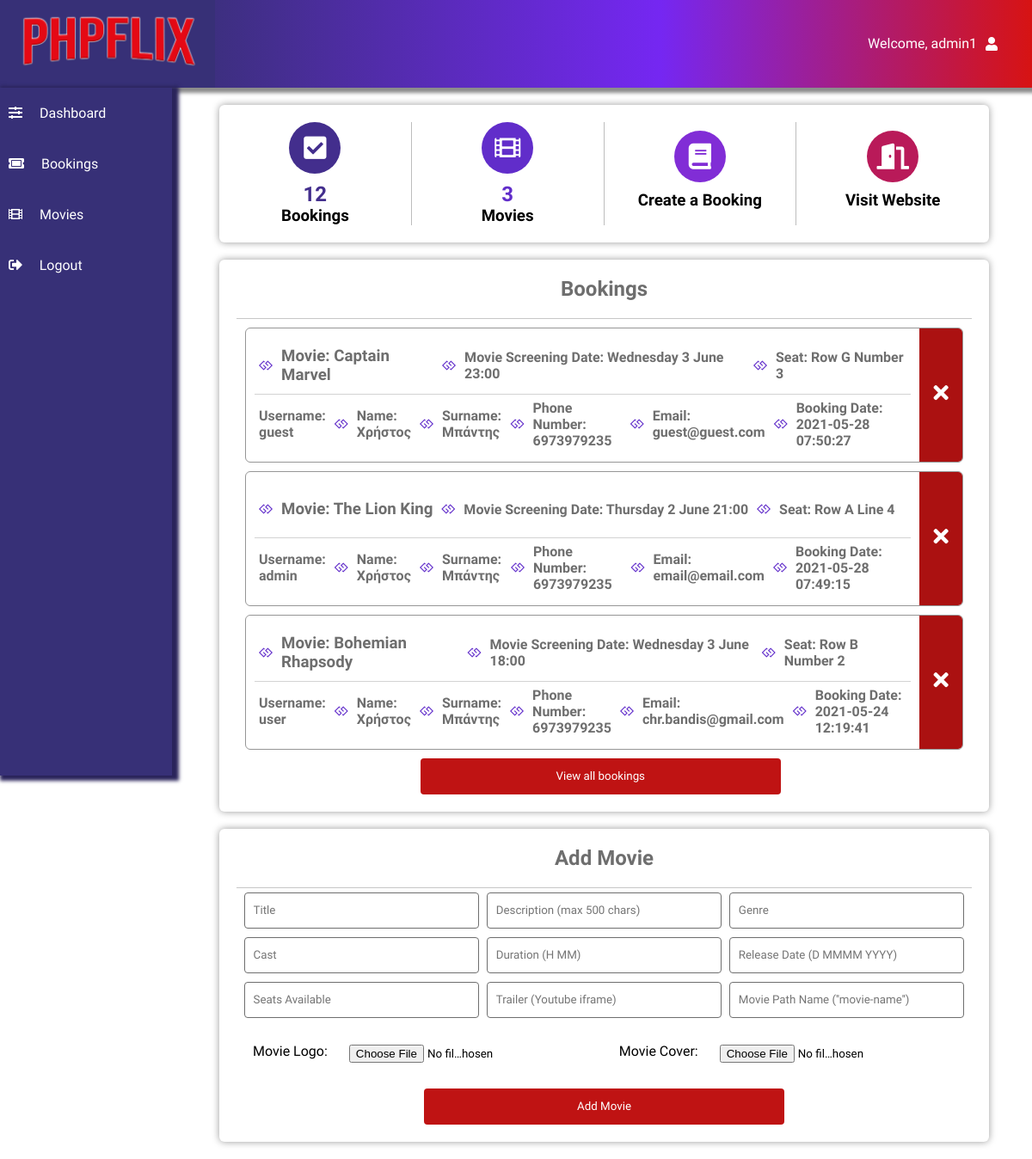
The page /admin/index.php (signed in) on the database its author committed.
### tables this page shows
CREATE TABLE `t_booking` (
  `bookingID` int(11) NOT NULL,
  `movieID` int(11) NOT NULL,
  `firstName` varchar(100) NOT NULL,
  `lastName` varchar(100) NOT NULL,
  `email` varchar(100) NOT NULL,
  `phoneNumber` varchar(15) NOT NULL,
  `bookDate` varchar(30) NOT NULL,
  `bookTime` varchar(10) NOT NULL,
  `rowLetter` varchar(10) NOT NULL,
  `colNumber` varchar(15) NOT NULL,
  `username` varchar(100) NOT NULL,
  `bookTimestamp` timestamp NOT NULL DEFAULT CURRENT_TIMESTAMP ON UPDATE CURRENT_TIMESTAMP
);

CREATE TABLE `t_movies` (
  `movieID` int(11) NOT NULL,
  `movieTitle` varchar(100) NOT NULL,
  `movieLogo` varchar(150) NOT NULL,
  `movieDesc` varchar(500) NOT NULL,
  `movieGenre` varchar(50) NOT NULL,
  `movieCast` varchar(150) NOT NULL,
  `movieDuration` varchar(10) NOT NULL,
  `movieRelDate` varchar(25) NOT NULL,
  `movieCover` varchar(150) NOT NULL,
  `movieTrailer` varchar(500) NOT NULL,
  `movieSeats` int(11) NOT NULL,
  `movieLink` varchar(100) NOT NULL
);

### database/config.php (called while the page is built)
<?php
$config['host']     = 'localhost';
$config['username'] = 'root';
$config['password'] = '';
$config['db']       = 'phpflix_db';
?>

### database/Db.class.php (called while the page is built, shortened)
<?php
class Db
{
    protected $conn;
    function __construct()
    {
        require 'config.php';
    }
    function new_conn($config)
    {
        $host = $config['host'];
        $username = $config['username'];
        $password = $config['password'];
        $db = $config['db'];
        $this->conn = mysqli_connect($host, $username, $password, $db);
        if(!$this->conn)
        {
            die('Could not connect: ' . mysqli_error());
        }
        else
        {
            return $this->conn;
        }
    }
     function get_movies_num()
     {
         $sql = mysqli_query($this->conn, "SELECT * FROM t_movies");
         return mysqli_num_rows($sql);
     }
    function get_bookings_num()
    {
        $sql = mysqli_query($this->conn, "SELECT * FROM t_booking");
        return mysqli_num_rows($sql);
    }
    function get_three_bookings_and_title()
    {
        return mysqli_query($this->conn, "SELECT t_booking.*, t_movies.movieTitle FROM t_booking JOIN t_movies ON t_booking.movieID = t_movies.movieID ORDER BY bookTimestamp DESC LIMIT 3");
    }
}
?>

### admin/index.php (the view, shortened to what this page needs)
<?php
require '../database/Db.class.php';
require '../includes/admin-header.php';
$db = new Db();
$getThreeBookings = $db->get_three_bookings_and_title();
$bookings=$db->get_movies_num();
$movies=$db->get_bookings_num();
?>
    <div class="admin-section admin-section2">
        <div class="admin-section-column">
            <div class="admin-section-panel admin-section-stats">
                <div class="admin-section-stats-panel">
                    <i class="fas fa-check-square" style="background-color: #432e8d"></i>
                    <h2 style="color: #432e8d"><?php echo $bookings ?></h2>
                    <h3>Bookings</h3>
                </div>
                <div class="admin-section-stats-panel">
                    <i class="fas fa-film" style="background-color: #612dca"></i>
                    <h2 style="color: #612dca"><?php echo $movies ?></h2>
                    <h3>Movies</h3>
                </div>
                <div class="admin-section-stats-panel" style="padding-top:10px; cursor: pointer;" onclick="document.getElementById('popup').style.display='block'">
                    <i class="fas fa-book" style="background-color: #812dd6"></i>
                    <h3>Create a Booking</h3>
                </div>
                <div class="admin-section-stats-panel" style="padding-top:10px; cursor: pointer; border:0;" onclick="window.location='../index.php';">
                    <i class="fas fa-door-open" style="background-color: #b91a59"></i>
                    <h3>Visit Website</h3>
                </div>
            </div>
            <div class="admin-section-panel admin-section-panel1">
                <div class="admin-panel-section-header">
                    <h2>Bookings</h2>
                </div>
                <div class="admin-panel-section-content">
                    <?php
                        if(mysqli_num_rows($getThreeBookings) > 0){
                            while($row = mysqli_fetch_array($getThreeBookings)){
                                echo "<div class=\"admin-panel-section-booking-item\" style=\"margin: 10px 10px;\">\n";
                                        echo "      <div class=\"admin-panel-section-booking-info\">\n";
                                        echo "            <div>\n";
                                        echo "                   <i class=\"fab fa-gg\" style=\"color:#612dca\"></i>\n";
                                        echo "                  <h3>Movie: ". $row['movieTitle'] ."</h3>\n";
                                        echo "                  <i class=\"fab fa-gg\" style=\"color:#612dca\"></i>\n";
                                        echo "                  <h4>Movie Screening Date: ". $row['bookDate'] ." ". $row['bookTime'] ."</h4>\n";
                                        echo "                  <i class=\"fab fa-gg\" style=\"color:#612dca\"></i>\n";
                                        echo "                  <h4>Seat: ". $row['rowLetter'] ." ". $row['colNumber'] ."</h4>\n";
                                        echo "            <br><br></div>\n";
                                        echo "            <div><br><br><br>\n";
                                        echo "                   <h4>Username: ". $row['username'] ."</h4>\n";
                                        echo "                   <i class=\"fab fa-gg\" style=\"color:#612dca\"></i>\n";
                                        echo "                   <h4>Name: ". $row['firstName'] ."</h4>\n";
                                        echo "                   <i class=\"fab fa-gg\" style=\"color:#612dca\"></i>\n";
                                        echo "                   <h4>Surname: ". $row['lastName'] ."</h4>\n";
                                        echo "                   <i class=\"fab fa-gg\" style=\"color:#612dca\"></i>\n";
                                        echo "                   <h4>Phone Number: ". $row['phoneNumber'] ."</h4>\n";
                                        echo "                   <i class=\"fab fa-gg\" style=\"color:#612dca\"></i>\n";
                                        echo "                   <h4>Email: ". $row['email'] ."</h4>\n";
                                        echo "                   <i class=\"fab fa-gg\" style=\"color:#612dca\"></i>\n";
                                        echo "                  <h4>Booking Date: ". $row['bookTimestamp'] ."</h4>\n";
                                        echo "            </div>\n";
                                        echo "      </div>\n";
                                        echo "      <div class=\"admin-panel-section-booking-response\">\n";
                                        echo "            <a id='delbook' href='../includes/deleteBooking.php?id=".$row['bookingID']."'><i class=\"fas fa-times delete-icon\" style=\"height: 155px; line-height:150px;\" title=\"Delete booking\"></i></a>\n";
                                        echo "      </div>\n";
                                        echo "</div>";
                            }
                        } else{
                            echo '<h4 class="no-annot">No Bookings right now</h4>';
                        }
                    ?>
                    <a href="bookings.php"><button type="submit" value="submit" name="submit" style="margin-left:25%;" class="view-all-btn">View all bookings</button></a>
                </div>
            </div>
            <div class="admin-section-panel admin-section-panel2">
                <div class="admin-panel-section-header">
                    <h2>Add Movie</h2>
                </div>
                <form action="../includes/add-movie.php" method="POST" enctype="multipart/form-data">
                    <input placeholder="Title" type="text" name="movieTitle" required>
                    <input placeholder="Description (max 500 chars)" type="text" name="movieDescription" required>
                    <input placeholder="Genre" type="text" name="movieGenre" required>
                    <input placeholder="Cast" type="text" name="movieCast" required>
                    <input placeholder="Duration (H MM)" type="text" name="movieDuration" required>
                    <input placeholder="Release Date (D MMMM YYYY)" type="text" name="movieRelDate" required>
                    <input placeholder="Seats Available" type="text" name="movieSeats" required>
                    <input placeholder="Trailer (Youtube iframe)" type="text" name="movieTrailer" required>
                    <input placeholder="Movie Path Name (''movie-name'')" type="text" name="movieLink" required>
                    <div class="upload-file">
                        <label for="movieLogo">Movie Logo:</label>
                        <input type="file" name="movieLogo" id="moviebtn">
                        <label for="movieCover">Movie Cover:</label>
                        <input type="file" name="movieCover" id="moviebtn">
                    </div>
                    <button type="submit" value="submit" name="submit" class="form-btn">Add Movie</button>
                </form>
            </div>
        </div>
    </div>
</div>
</body>
</html>

### css/admin-panel.css (style rules this page uses)
* { margin: 0; padding: 0; box-sizing: border-box; font-family: Comfortaa; text-decoration: none; color: unset; }
.admin-section2 { display: flex; flex-wrap: wrap; padding: 0 40px; margin-left: 5px; }
.admin-section-column { flex: 50%; max-width: 100%; padding: 0 10px; }
.admin-section-panel { width: 100%; vertical-align: middle; background-color: #FFF; -webkit-border-radius: 6px; -moz-border-radius: 6px; border-radius: 6px; -webkit-box-shadow: 0px 0px 9px 0px rgba(0, 0, 0, 0.40); -moz-box-shadow: 0px 0px 9px 0px rgba(0, 0, 0, 0.40); box-shadow: 0px 0px 9px 0px rgba(0, 0, 0, 0.40); padding: 20px; margin: 20px 0; }
.admin-section-stats { justify-content: center; display: flex; padding: 20px 0; }
.admin-section-stats-panel { flex: 25%; max-width: 25%; text-align: center; border-right: #bdbdbd 1px solid; }
.admin-section-stats-panel>i { font-size: 30px; color: white; height: 60px; width: 60px; border-radius: 50%; line-height: 60px; transition: all 0.5s ease; margin-bottom: 10px; }
.admin-panel-section-header { display: flex; align-items: center; justify-content: center; padding-bottom: 20px; border-bottom: #c7c7c7 1px solid; }
.admin-panel-section-header>h2 { color: #6e6e6e; }
.admin-panel-section-booking-item { background-color: none; -webkit-border-radius: 6px; -moz-border-radius: 6px; border-radius: 6px; border: #969696 1px solid; margin: 10px 0; overflow: hidden; display: flex; transition: all 0.6s ease; }
.admin-panel-section-booking-info div:first-child { border-bottom: #d3d3d3 1px solid; }
.admin-panel-section-booking-info { margin: 10px 10px; display: flex; flex: 100%; flex-direction: column; color: #6e6e6e; }
.admin-panel-section-booking-info>div { height: 100%; display: flex; }
.admin-panel-section-booking-info>div>* { display: inline-block; margin: auto 5px; }
.admin-panel-section-booking-response i { font-size: 25px; height: 80px; width: 50px; color: #FFF; line-height: 100px; text-align: center; display: block; cursor: pointer; }
.admin-panel-section-booking-response .delete-icon { background-color: #ab1111; height: 115px; transition: all 0.7s ease; }
.view-all-btn { border-radius: 4px; border: none; padding: 10px; width: 49%; text-align: center; background-color: #bf1313; color: #FFF; transition: all 0.7s ease; cursor: pointer; height: 42px; }
.admin-section-panel2 form { display: flex; justify-content: space-evenly; flex-wrap: wrap; align-items: center; }
.admin-section-panel2 form input { border-radius: 4px; border: 1px solid #6e6e6e; padding: 10px; width: 32%; height: 42px; margin: 5px 0; }
.admin-section-panel2 form input[type="file"] { width: 35%; padding-left: 25px; padding-top: 6px; }
.admin-section-panel2 form button { border-radius: 4px; border: none; padding: 10px; width: 49%; text-align: center; background-color: #bf1313; color: #FFF; transition: all 0.7s ease; cursor: pointer; height: 42px; }
.upload-file { margin-left: auto; margin-right: auto; display:flex; align-items: center; justify-content:center; margin-bottom: 10px; }
#moviebtn { padding-right: 100px; border: 0; margin-top: 20px; }

### rows shown on the page
t_booking: movieID.movieTitle "Captain Marvel", bookDate "Wednesday 3 June", bookTime "23:00", rowLetter "Row G", colNumber "Number 3", username "guest", firstName "Χρήστος", lastName "Μπάντης", phoneNumber "6973979235", email "guest@guest.com", bookTimestamp "2021-05-28 07:50:27"
t_booking: movieID.movieTitle "The Lion King", bookDate "Thursday 2 June", bookTime "21:00", rowLetter "Row A", colNumber "Line 4", username "admin", firstName "Χρήστος", lastName "Μπάντης", phoneNumber "6973979235", email "email@email.com", bookTimestamp "2021-05-28 07:49:15"
t_booking: movieID.movieTitle "Bohemian Rhapsody", bookDate "Wednesday 3 June", bookTime "18:00", rowLetter "Row B", colNumber "Number 2", username "user", firstName "Χρήστος", lastName "Μπάντης", phoneNumber "6973979235", email "chr.bandis@gmail.com", bookTimestamp "2021-05-24 12:19:41"

### other values the page prints
$_SESSION['name'] "admin1"
$bookings "12"
$movies "3"
